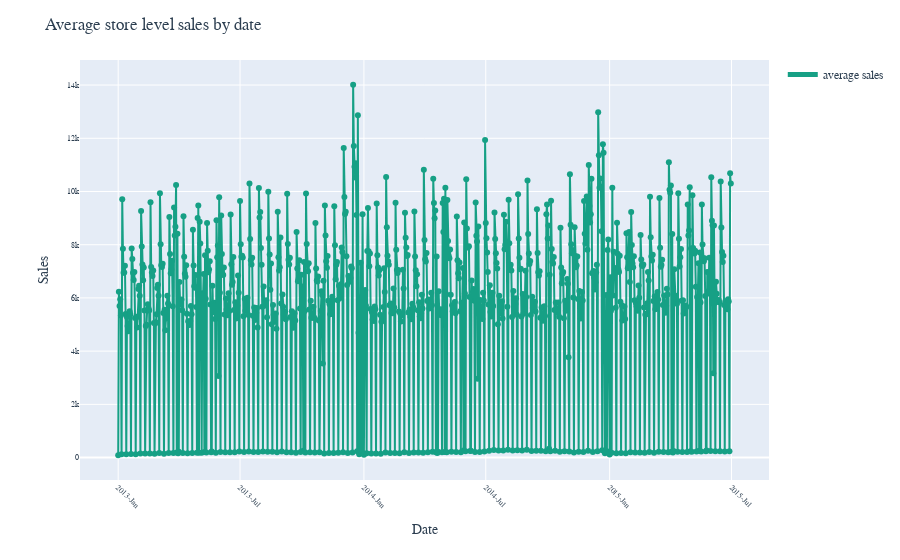

The code cell stored with this chart in its notebook:
### Markdown cell above
From the above visualization, we can observe patterns on weekdays also a biweekly pattern (which most probably will be explained by the diversity of stores). Also, on Sundays, sales drop drastically, we can not take this as a global pattern on weekdays. Most probably there are a small set of stores which are open on Sundays too. Let’s identify them!

### Code cell
sales_by_date = sales_df.groupby('sales_date')['sales'].mean().reset_index()
fig = px.scatter(sales_by_date, x='sales_date', y='sales', color_discrete_sequence=['#16a085'])
fig.add_trace(go.Scatter(x=sales_by_date['sales_date'], y=sales_by_date['sales'], mode='lines', line=dict(color='#16a085', width=2), name='average sales'))
fig.update_layout(title='Average store level sales by date', xaxis_title='Date', yaxis_title='Sales',
                  font_family='Georgia', font_color='#2c3e50',
                  xaxis=dict(tickfont=dict(size=8), tickangle=45, tickformat='%Y-%b'), yaxis=dict(tickfont=dict(size=8)),
                  legend=dict(title=dict(text=''), itemsizing='constant'))
fig.show()

### Figure 1 — Plotly figure (JSON) as saved in the notebook; plotly's stock layout.template omitted (floating-point values rounded to 4 significant figures; data arrays with more than 128 entries replaced by an {"elided": "..."} marker saying what was removed)
{"data": [{"hovertemplate": "sales_date=%{x}<br>sales=%{y}<extra></extra>", "legendgroup": "", "marker": {"color": "#16a085", "symbol": "circle"}, "mode": "markers", "name": "", "orientation": "v", "showlegend": false, "type": "scatter", "x": {"elided": "911 str values"}, "xaxis": "x", "y": {"elided": "911 float values"}, "yaxis": "y"}, {"line": {"color": "#16a085", "width": 2}, "mode": "lines", "name": "average sales", "type": "scatter", "x": {"elided": "911 str values"}, "y": {"elided": "911 float values"}}], "layout": {"font": {"color": "#2c3e50", "family": "Georgia"}, "legend": {"itemsizing": "constant", "title": {"text": ""}, "tracegroupgap": 0}, "margin": {"t": 60}, "title": {"text": "Average store level sales by date"}, "xaxis": {"anchor": "y", "domain": [0, 1], "tickangle": 45, "tickfont": {"size": 8}, "tickformat": "%Y-%b", "title": {"text": "Date"}}, "yaxis": {"anchor": "x", "domain": [0, 1], "tickfont": {"size": 8}, "title": {"text": "Sales"}}}}
